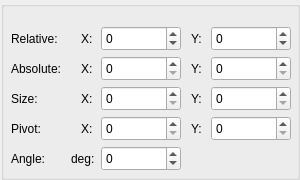
<?xml version="1.0" encoding="UTF-8"?>
<ui version="4.0">
 <class>RectPropertyGridWidget</class>
 <widget class="QWidget" name="RectPropertyGridWidget">
  <property name="geometry">
   <rect>
    <x>0</x>
    <y>0</y>
    <width>300</width>
    <height>180</height>
   </rect>
  </property>
  <property name="minimumSize">
   <size>
    <width>300</width>
    <height>180</height>
   </size>
  </property>
  <property name="windowTitle">
   <string>Form</string>
  </property>
  <widget class="QGroupBox" name="groupBox">
   <property name="geometry">
    <rect>
     <x>1</x>
     <y>1</y>
     <width>299</width>
     <height>179</height>
    </rect>
   </property>
   <property name="title">
    <string/>
   </property>
   <widget class="QLabel" name="label_8">
    <property name="geometry">
     <rect>
      <x>80</x>
      <y>60</y>
      <width>16</width>
      <height>16</height>
     </rect>
    </property>
    <property name="minimumSize">
     <size>
      <width>0</width>
      <height>0</height>
     </size>
    </property>
    <property name="text">
     <string>X:</string>
    </property>
   </widget>
   <widget class="QLabel" name="label_3">
    <property name="geometry">
     <rect>
      <x>10</x>
      <y>90</y>
      <width>62</width>
      <height>16</height>
     </rect>
    </property>
    <property name="text">
     <string>Size:</string>
    </property>
   </widget>
   <widget class="QSpinBox" name="pivotYSpinBox">
    <property name="geometry">
     <rect>
      <x>210</x>
      <y>115</y>
      <width>80</width>
      <height>25</height>
     </rect>
    </property>
    <property name="maximum">
     <number>10000</number>
    </property>
   </widget>
   <widget class="QLabel" name="label_2">
    <property name="geometry">
     <rect>
      <x>10</x>
      <y>60</y>
      <width>62</width>
      <height>16</height>
     </rect>
    </property>
    <property name="text">
     <string>Absolute:</string>
    </property>
   </widget>
   <widget class="QLabel" name="label_14">
    <property name="geometry">
     <rect>
      <x>190</x>
      <y>60</y>
      <width>16</width>
      <height>16</height>
     </rect>
    </property>
    <property name="minimumSize">
     <size>
      <width>0</width>
      <height>0</height>
     </size>
    </property>
    <property name="text">
     <string>Y:</string>
    </property>
   </widget>
   <widget class="QSpinBox" name="relativeXSpinBox">
    <property name="geometry">
     <rect>
      <x>100</x>
      <y>25</y>
      <width>80</width>
      <height>25</height>
     </rect>
    </property>
    <property name="minimum">
     <number>-10000</number>
    </property>
    <property name="maximum">
     <number>10000</number>
    </property>
   </widget>
   <widget class="QLabel" name="label_13">
    <property name="geometry">
     <rect>
      <x>190</x>
      <y>120</y>
      <width>16</width>
      <height>16</height>
     </rect>
    </property>
    <property name="minimumSize">
     <size>
      <width>0</width>
      <height>0</height>
     </size>
    </property>
    <property name="text">
     <string>Y:</string>
    </property>
   </widget>
   <widget class="QSpinBox" name="pivotXSpinBox">
    <property name="geometry">
     <rect>
      <x>100</x>
      <y>115</y>
      <width>80</width>
      <height>25</height>
     </rect>
    </property>
    <property name="maximum">
     <number>10000</number>
    </property>
   </widget>
   <widget class="QLabel" name="label_5">
    <property name="geometry">
     <rect>
      <x>10</x>
      <y>150</y>
      <width>62</width>
      <height>16</height>
     </rect>
    </property>
    <property name="text">
     <string>Angle:</string>
    </property>
   </widget>
   <widget class="QSpinBox" name="sizeYSpinBox">
    <property name="geometry">
     <rect>
      <x>210</x>
      <y>85</y>
      <width>80</width>
      <height>25</height>
     </rect>
    </property>
    <property name="maximum">
     <number>10000</number>
    </property>
   </widget>
   <widget class="QSpinBox" name="absoluteXSpinBox">
    <property name="geometry">
     <rect>
      <x>100</x>
      <y>55</y>
      <width>80</width>
      <height>25</height>
     </rect>
    </property>
    <property name="maximum">
     <number>10000</number>
    </property>
   </widget>
   <widget class="QSpinBox" name="relativeYSpinBox">
    <property name="geometry">
     <rect>
      <x>210</x>
      <y>25</y>
      <width>80</width>
      <height>25</height>
     </rect>
    </property>
    <property name="minimum">
     <number>-10000</number>
    </property>
    <property name="maximum">
     <number>10000</number>
    </property>
   </widget>
   <widget class="QLabel" name="label">
    <property name="geometry">
     <rect>
      <x>10</x>
      <y>30</y>
      <width>60</width>
      <height>16</height>
     </rect>
    </property>
    <property name="text">
     <string>Relative:</string>
    </property>
   </widget>
   <widget class="QSpinBox" name="sizeXSpinBox">
    <property name="geometry">
     <rect>
      <x>100</x>
      <y>85</y>
      <width>80</width>
      <height>25</height>
     </rect>
    </property>
    <property name="maximum">
     <number>10000</number>
    </property>
   </widget>
   <widget class="QLabel" name="label_9">
    <property name="geometry">
     <rect>
      <x>80</x>
      <y>90</y>
      <width>16</width>
      <height>16</height>
     </rect>
    </property>
    <property name="minimumSize">
     <size>
      <width>0</width>
      <height>0</height>
     </size>
    </property>
    <property name="text">
     <string>X:</string>
    </property>
   </widget>
   <widget class="QSpinBox" name="angleSpinBox">
    <property name="geometry">
     <rect>
      <x>100</x>
      <y>145</y>
      <width>80</width>
      <height>25</height>
     </rect>
    </property>
    <property name="minimum">
     <number>-360</number>
    </property>
    <property name="maximum">
     <number>360</number>
    </property>
   </widget>
   <widget class="QSpinBox" name="absoluteYSpinBox">
    <property name="geometry">
     <rect>
      <x>210</x>
      <y>55</y>
      <width>80</width>
      <height>25</height>
     </rect>
    </property>
    <property name="maximum">
     <number>10000</number>
    </property>
   </widget>
   <widget class="QLabel" name="label_7">
    <property name="geometry">
     <rect>
      <x>190</x>
      <y>30</y>
      <width>16</width>
      <height>16</height>
     </rect>
    </property>
    <property name="minimumSize">
     <size>
      <width>0</width>
      <height>0</height>
     </size>
    </property>
    <property name="text">
     <string>Y:</string>
    </property>
   </widget>
   <widget class="QLabel" name="label_4">
    <property name="geometry">
     <rect>
      <x>10</x>
      <y>120</y>
      <width>62</width>
      <height>16</height>
     </rect>
    </property>
    <property name="text">
     <string>Pivot:</string>
    </property>
   </widget>
   <widget class="QLabel" name="label_10">
    <property name="geometry">
     <rect>
      <x>80</x>
      <y>120</y>
      <width>16</width>
      <height>16</height>
     </rect>
    </property>
    <property name="minimumSize">
     <size>
      <width>0</width>
      <height>0</height>
     </size>
    </property>
    <property name="text">
     <string>X:</string>
    </property>
   </widget>
   <widget class="QLabel" name="label_11">
    <property name="geometry">
     <rect>
      <x>70</x>
      <y>150</y>
      <width>30</width>
      <height>16</height>
     </rect>
    </property>
    <property name="minimumSize">
     <size>
      <width>0</width>
      <height>0</height>
     </size>
    </property>
    <property name="text">
     <string>deg:</string>
    </property>
   </widget>
   <widget class="QLabel" name="label_12">
    <property name="geometry">
     <rect>
      <x>190</x>
      <y>90</y>
      <width>16</width>
      <height>16</height>
     </rect>
    </property>
    <property name="minimumSize">
     <size>
      <width>0</width>
      <height>0</height>
     </size>
    </property>
    <property name="text">
     <string>Y:</string>
    </property>
   </widget>
   <widget class="QLabel" name="label_6">
    <property name="geometry">
     <rect>
      <x>80</x>
      <y>30</y>
      <width>16</width>
      <height>16</height>
     </rect>
    </property>
    <property name="minimumSize">
     <size>
      <width>0</width>
      <height>0</height>
     </size>
    </property>
    <property name="text">
     <string>X:</string>
    </property>
   </widget>
  </widget>
 </widget>
 <tabstops>
  <tabstop>relativeXSpinBox</tabstop>
  <tabstop>relativeYSpinBox</tabstop>
  <tabstop>absoluteXSpinBox</tabstop>
  <tabstop>absoluteYSpinBox</tabstop>
  <tabstop>sizeXSpinBox</tabstop>
  <tabstop>sizeYSpinBox</tabstop>
  <tabstop>pivotXSpinBox</tabstop>
  <tabstop>pivotYSpinBox</tabstop>
  <tabstop>angleSpinBox</tabstop>
 </tabstops>
 <resources/>
 <connections/>
 <designerdata>
  <property name="gridDeltaX">
   <number>10</number>
  </property>
  <property name="gridDeltaY">
   <number>10</number>
  </property>
  <property name="gridSnapX">
   <bool>true</bool>
  </property>
  <property name="gridSnapY">
   <bool>true</bool>
  </property>
  <property name="gridVisible">
   <bool>true</bool>
  </property>
 </designerdata>
</ui>
